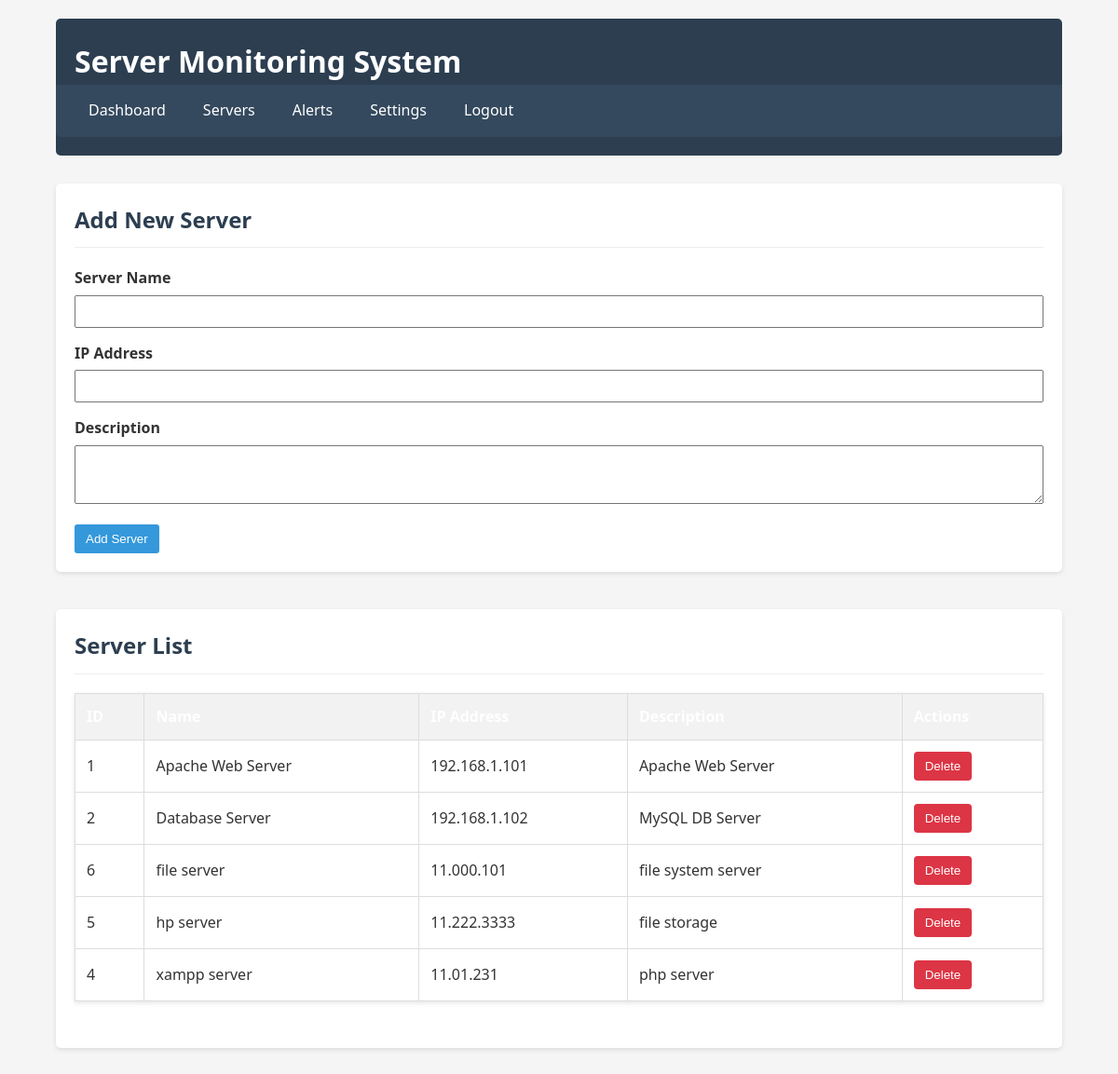
/admin/servers.php (signed in), run on the app's committed database.
### tables this page shows
CREATE TABLE servers (
    id INT AUTO_INCREMENT PRIMARY KEY,
    name VARCHAR(100) NOT NULL,
    ip_address VARCHAR(15) NOT NULL,
    description TEXT,
    is_active BOOLEAN DEFAULT TRUE,
    created_at TIMESTAMP DEFAULT CURRENT_TIMESTAMP
);

### admin/servers.php (the view, shortened to what this page needs)
<?php
$db = DB::getInstance();
try {
    $stmt = $db->prepare("SELECT * FROM servers ORDER BY name");
    $stmt->execute();
    $servers = $stmt->fetchAll(PDO::FETCH_ASSOC);
} catch (Exception $e) {
    $error = "Error loading servers: " . $e->getMessage();
    $servers = [];
}
?>
<!DOCTYPE html>
<html lang="en">
<head>
    <link rel="stylesheet" href="../assets/style.css">
</head>
<body>
    <div class="container">
        <header>
            <h1>Server Monitoring System</h1>
            <nav>
                <a href="dashboard.php">Dashboard</a>
                <a href="servers.php">Servers</a>
                <a href="alerts.php">Alerts</a>
                <a href="settings.php">Settings</a>
                <a href="../includes/logout.php">Logout</a>
            </nav>
        </header>
        <main>
            <section>
                <h2>Add New Server</h2>
                <form method="POST">
                    <div class="form-group">
                        <label for="name">Server Name</label>
                        <input type="text" id="name" name="name" required>
                    </div>
                    <div class="form-group">
                        <label for="ip_address">IP Address</label>
                        <input type="text" id="ip_address" name="ip_address" required>
                    </div>
                    <div class="form-group">
                        <label for="description">Description</label>
                        <textarea id="description" name="description" rows="3"></textarea>
                    </div>
                    <button type="submit" name="add_server">Add Server</button>
                </form>
            </section>
            <section>
                <h2>Server List</h2>
                <?php if (empty($servers)): ?>
                    <p>No servers found.</p>
                <?php else: ?>
                    <table>
                        <thead>
                            <tr>
                                <th>ID</th>
                                <th>Name</th>
                                <th>IP Address</th>
                                <th>Description</th>
                                <th>Actions</th>
                            </tr>
                        </thead>
                        <tbody>
                            <?php foreach ($servers as $server): ?>
                            <tr>
                                <td><?= htmlspecialchars($server['id']) ?></td>
                                <td><?= htmlspecialchars($server['name']) ?></td>
                                <td><?= htmlspecialchars($server['ip_address']) ?></td>
                                <td><?= htmlspecialchars($server['description']) ?></td>
                                <td>
                                    <form method="POST" onsubmit="return confirm('Are you sure you want to delete this server?');">
                                        <button type="submit" name="delete_server" class="btn-delete">Delete</button>
                                    </form>
                                </td>
                            </tr>
                            <?php endforeach; ?>
                        </tbody>
                    </table>
                <?php endif; ?>
            </section>
        </main>
    </div>
</body>
</html>

### assets/style.css (style rules this page uses)
body { font-family: 'Segoe UI', Tahoma, Geneva, Verdana, sans-serif; line-height: 1.6; color: #333; background-color: #f5f5f5; margin: 0; padding: 0; }
.container { width: 90%; max-width: 1200px; margin: 0 auto; padding: 20px; }
header { background-color: #2c3e50; color: white; padding: 20px 0; margin-bottom: 30px; border-radius: 5px; }
header h1 { margin: 0; padding: 0 20px; }
nav { display: flex; padding: 10px 20px; background-color: #34495e; border-radius: 0 0 5px 5px; }
nav a { color: white; text-decoration: none; padding: 5px 15px; margin-right: 10px; border-radius: 3px; transition: background-color 0.3s; }
table { width: 100%; border-collapse: collapse; margin-bottom: 30px; background-color: white; box-shadow: 0 2px 5px rgba(0,0,0,0.1); }
th, td { padding: 12px 15px; text-align: left; border-bottom: 1px solid #ddd; }
th { background-color: #34495e; color: white; }
button { background-color: #3498db; color: white; border: none; padding: 8px 12px; border-radius: 3px; cursor: pointer; transition: background-color 0.3s; }
section { margin-bottom: 40px; background-color: white; padding: 20px; border-radius: 5px; box-shadow: 0 2px 5px rgba(0,0,0,0.1); }
section h2 { margin-top: 0; color: #2c3e50; border-bottom: 1px solid #eee; padding-bottom: 10px; }

### admin/servers.php (style rules this page uses)
.form-group { margin-bottom: 15px; }
.form-group label { display: block; margin-bottom: 5px; font-weight: bold; }
.form-group input, .form-group textarea { width: 100%; padding: 8px; box-sizing: border-box; }
table { width: 100%; border-collapse: collapse; }
table, th, td { border: 1px solid #ddd; }
th, td { padding: 12px; text-align: left; }
th { background-color: #f2f2f2; }
.btn-delete { background-color: #dc3545; color: white; border: none; padding: 8px 12px; border-radius: 4px; cursor: pointer; }

### data on the page
servers: id "1", name "Apache Web Server", ip_address "192.168.1.101", description "Apache Web Server"
servers: id "2", name "Database Server", ip_address "192.168.1.102", description "MySQL DB Server"
servers: id "6", name "file server", ip_address "11.000.101", description "file system server"
servers: id "5", name "hp server", ip_address "11.222.3333", description "file storage"
servers: id "4", name "xampp server", ip_address "11.01.231", description "php server"
